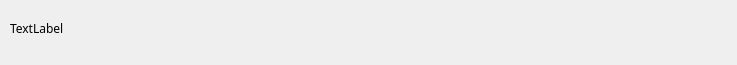
<?xml version="1.0" encoding="UTF-8"?>
<ui version="4.0">
 <class>myInform</class>
 <widget class="QWidget" name="myInform">
  <property name="geometry">
   <rect>
    <x>0</x>
    <y>0</y>
    <width>737</width>
    <height>65</height>
   </rect>
  </property>
  <property name="windowTitle">
   <string>Form</string>
  </property>
  <property name="styleSheet">
   <string notr="true">font: 9pt &quot;微软雅黑&quot;;</string>
  </property>
  <widget class="QLabel" name="label">
   <property name="geometry">
    <rect>
     <x>10</x>
     <y>20</y>
     <width>711</width>
     <height>16</height>
    </rect>
   </property>
   <property name="font">
    <font>
     <family>微软雅黑</family>
     <pointsize>9</pointsize>
     <weight>50</weight>
     <italic>false</italic>
     <bold>false</bold>
    </font>
   </property>
   <property name="text">
    <string>TextLabel</string>
   </property>
  </widget>
 </widget>
 <resources/>
 <connections/>
</ui>
